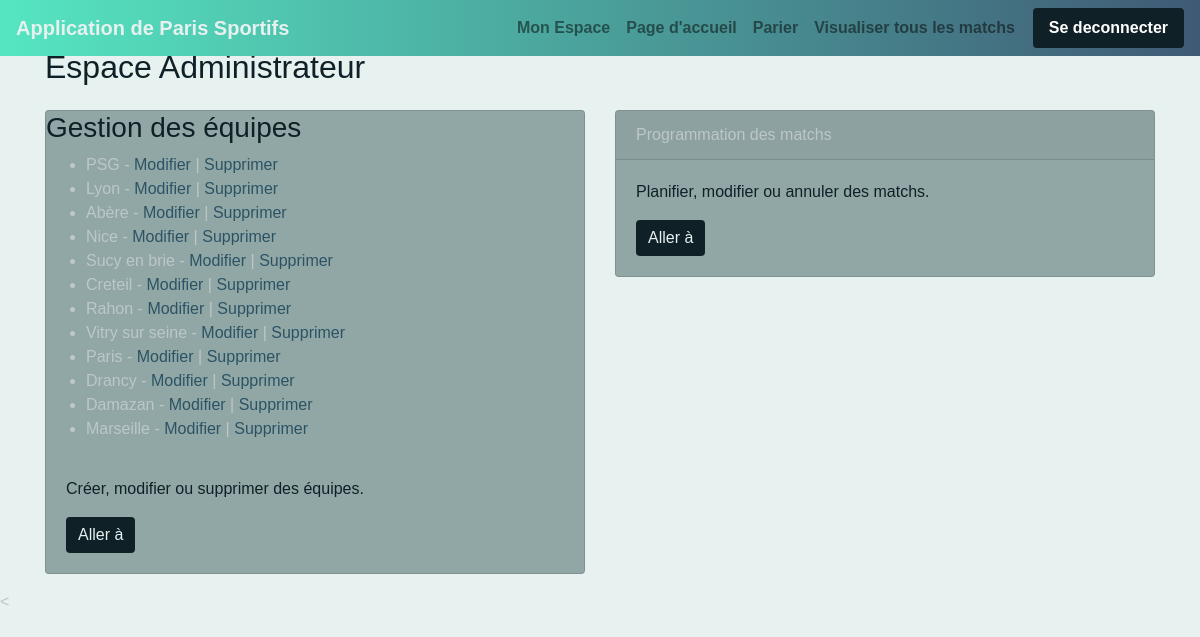
The app's page /myapp/adminDashboard/ (signed in) with its own data.
### myapp/models.py (models this page shows, shortened)
class Team(models.Model):
    name = models.CharField(max_length=100)
    logo = models.ImageField(upload_to='team_logos', blank=True, null=True)
    location = models.CharField(max_length=100, null=True, blank=True)
    coach_name = models.CharField(max_length=100, null=True, blank=True)

### myapp/views.py (the view)
# urls.py: path('adminDashboard/', views.admin_dashboard_view, name='admin_dashboard'),
@login_required
@user_passes_test(is_admin)
def admin_dashboard_view(request):
    teams = Team.objects.all()
    matches = Match.objects.all()
    context = {
        'teams': teams,
        'matches': matches,
    }
    return render(request, 'EspaceAdministrateur.html', context)

### myapp/views.py (called while the page is built)
def is_admin(user):
    return user.is_staff or user.is_superuser

### myapp/templates/EspaceAdministrateur.html (shortened to what this page needs)
<!DOCTYPE html>
<html lang="fr">
{% load static %}
<head>
    <link href="https://maxcdn.bootstrapcdn.com/bootstrap/4.5.2/css/bootstrap.min.css" rel="stylesheet">
    <link rel="stylesheet" href="{% static 'styles.css' %}">
    <link rel="stylesheet" href="https://cdnjs.cloudflare.com/ajax/libs/font-awesome/5.15.3/css/all.min.css">
</head>
<body>
    {% include 'navBar.html' %}
    <div class="container mt-5">
        <h2 class="mb-4">Espace Administrateur</h2>
        <div class="row">
            <div class="col-md-6 mb-3">
                <div class="card">
                    <h3>Gestion des équipes</h3>
                    <ul>
                        {% for team in teams %}
                            <li>{{ team.name }} - <a href="{% url 'myapp:edit_team' team.id %}">Modifier</a> | <a href="{% url 'myapp:delete_team' team.id %}">Supprimer</a></li>
                        {% endfor %}
                    </ul>
                    <div class="card-body">
                        <p>Créer, modifier ou supprimer des équipes.</p>
                        <a href="{% url 'myapp:create_teams_and_players' %}" class="btn btn-primary">Aller à</a>
                    </div>
                </div>
            </div>
            <div class="col-md-6 mb-3">
                <div class="card">
                    <div class="card-header">Programmation des matchs</div>
                    <div class="card-body">
                        <p>Planifier, modifier ou annuler des matchs.</p>
                        <a href="{% url 'myapp:schedule_teams' %}" class="btn btn-primary">Aller à</a>
                    </div>
                </div>
            </div>
        </div>
    </div>
    <{% include 'navBar.html' %}
</body>
</html>

### myapp/static/styles.css (style rules this page uses)
body { font-family: Arial, sans-serif; }
body { background-color: #E6F1F0; color: #BDC7C9; }
h1, h2, h3, h4, h5, h6 { color: #0F2027; }
.btn-primary { background-color: #0F2027; color: #E6F1F0; border: none; }
a, .btn-secondary { color: #2C5364; }
.card { background-color: #91a7a6; }
.container.mt-5 p { color: #0F2027; }

### records on screen
Team: name "PSG"
Team: name "Lyon"
Team: name "Abère"
Team: name "Nice"
Team: name "Sucy en brie"
Team: name "Creteil"
Team: name "Rahon"
Team: name "Vitry sur seine"
Team: name "Paris"
Team: name "Drancy"
Team: name "Damazan"
Team: name "Marseille"
